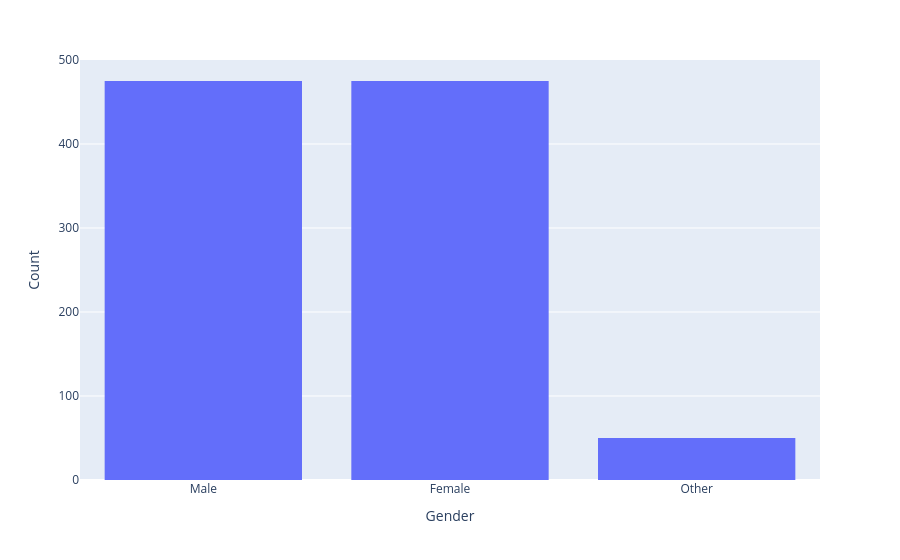

The code cell stored with this chart in its notebook:
### Markdown cell above
## Synthetic or real?

During our first presentation, the ages chart raised a couple of eyebrows. The distribution was oddly uniform, therefore we were tasked to prove whether the dataset was synthetic or not.

By further analysing the data, we discovered a big red flag regarding the gender distribution:

### Code cell
fig = px.histogram(
    df,
    x='Gender',
    labels={
      'value': 'Gender'
    }
)

fig.update_layout(yaxis_title='Count')

fig.show()

### Figure 1 — Plotly figure (JSON) as saved in the notebook; plotly's stock layout.template omitted (floating-point values rounded to 4 significant figures; data arrays with more than 128 entries replaced by an {"elided": "..."} marker saying what was removed)
{"data": [{"bingroup": "x", "hovertemplate": "Gender=%{x}<br>count=%{y}<extra></extra>", "legendgroup": "", "marker": {"color": "#636efa", "pattern": {"shape": ""}}, "name": "", "orientation": "v", "showlegend": false, "type": "histogram", "x": {"elided": "1000 str values"}, "xaxis": "x", "yaxis": "y"}], "layout": {"barmode": "relative", "legend": {"tracegroupgap": 0}, "margin": {"t": 60}, "xaxis": {"anchor": "y", "domain": [0, 1], "title": {"text": "Gender"}}, "yaxis": {"anchor": "x", "domain": [0, 1], "title": {"text": "Count"}}}}
